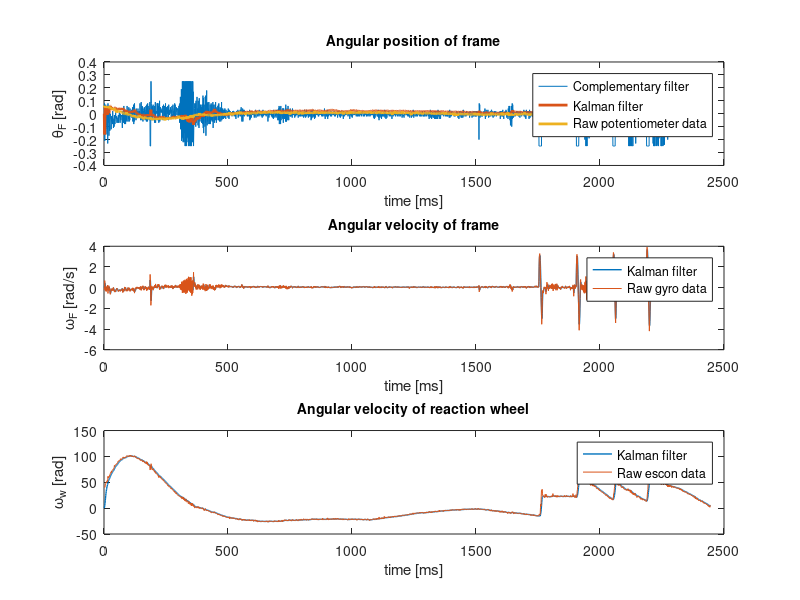
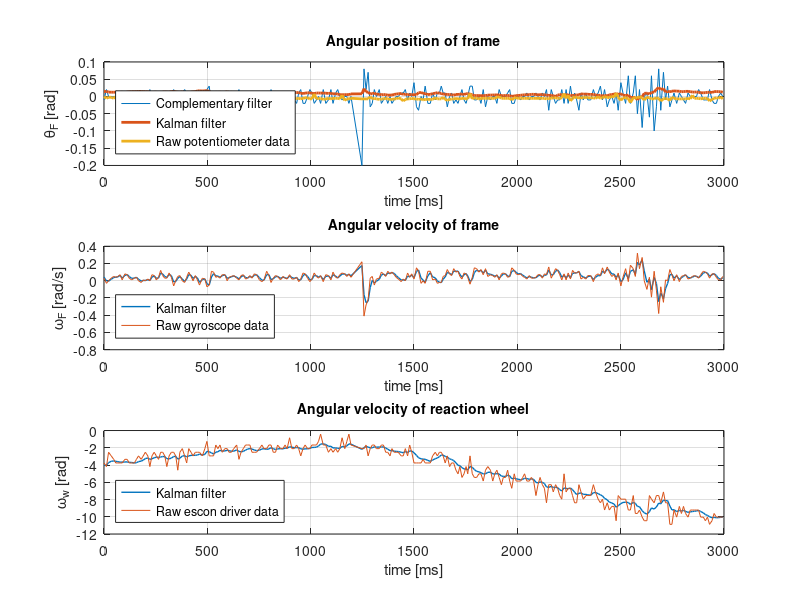

The MATLAB source for these figures, in order:
clc
close all
clear all
%% Load file
% 1. Timestamp - 2. Potentiometer angle - 3. Gyro speed of frame - 4. Acceleration in X - 5. Acceleration in Y - 6. Speed of wheel
data = dlmread('balance_data_3.csv', ';');

time = data(:,1);
time_start = time(1);
time = time-time_start;
%1 Time - 2 Potentiometer - 3 Speed frame - 4 AcX - 5 AcY 
% 6 SPW - 7 Torque - 8 Complementary angle 
% 9 KF angle - 10 KF frame speed - 11 KF wheel speed - 12 time for KF

%% measurements
% 1. Angle of frame - 2. Gyro speed of frame - 3. Speed of wheel
% z = transpose([-(atan2(data(:,4), data(:,5)) - pi/4) , data(:,3), 2*data(:,6)]);
z = transpose([-(atan2(-data(:,5), -data(:,4)) + pi - pi/4) , data(:,3), 2*data(:,6)]);
pot = data(:,2)*(pi)/180;
filtered_ang_pos = data(:,7);
% plot(z(:,1))
% hold on
% plot(data(:,2)*pi/180)
%% Model parameter definitions

g = 9.816; % Gravitational acceleration [m/s^2]
m_w = 0.220; % Mass of the wheel [kg]
l_w = 0.092; % Distance between flywheel's COM and origin [m]
J_w = 0.699*10^(-3); % Inertia of the flyweheel [kg*m^2]
b_w = 1.93*10^(-5); % Damping coefficient for the flywheel [N*m*s/rad]
m_f = 0.766-m_w; % Mass of the frame [kg]
l_f = 0.0958; % Distance between frame COM and the origin [m]
J_f = 0.0067; % Inertia of the frame [kg*m^2]
b_f = (0.0036+0.0033+0.0038)/3; % Damping coefficient for the frame [N*m*s/rad]
%% State space model (continuous)

A = zeros(3,3);
A(1,1) = 0;
A(1,2) = 1;
A(1,3) = 0;
A(2,1) = g*(m_f*l_f+m_w*l_w)/(J_f + m_w*(l_w)^2);
A(2,2) = -b_f/(J_f+m_w*(l_w)^2);
A(2,3) = b_w/(J_f+m_w*(l_w)^2);
A(3,1) = - g*(m_f*l_f+m_w*l_w)/(J_f+m_w*(l_w)^2);
A(3,2) = b_f/(J_f+m_w*(l_w)^2);
A(3,3) = -b_w*(J_w+J_f+m_w*(l_w)^2)/(J_w*(J_f+m_w*(l_w)^2));

B = zeros(3,1);
B(1) = 0;
B(2) = -1/(J_f+m_w*(l_w)^2);
B(3) = (J_w+J_f+m_w*(l_w)^2)/(J_w*(J_f+m_w*(l_w)^2));

C = eye(3);
D = zeros(3,1);
sys = ss(A,B,C,D);

u = data(:,7); %% Input vector

%% Discrete State space
dt = 0.002; %% sampling time
d_sys = c2d(sys,dt);

A_d = d_sys.A;
B_d = d_sys.B;


%% %%%%%%%%%%%%%%% KALMAN FILTER %%%%%%%%%%%%%%%%%%%%%
% initial guess of the state
x_prior(:,1) = [0 0 0];
x_post(:,1) = [0 0 0];

P_prior = eye(3);
P_post = eye(3);

% Mapping between states and measurements
H = eye(3);

%%% Covariance of the noise in the measurement
R = [0.01 0 0;
        0 1 0;
        0 0 1000];

%%% Covariance of the noise in the process
Q = [0.00001 0 0;
        0 1 0;
        0 0 50];

% Main Kalman loop
for i = 2:length(u)
    x_prior(:,i) = A_d*x_post(:,i-1) + B_d*u(i);
    P_prior = A_d*P_post*transpose(A_d) + Q;
    K = P_prior * transpose(H) * ...
           inv((H * P_prior * transpose(H) + R));    
    x_post(:,i) = x_prior(:,i) + K*(z(:,i) - H*x_prior(:,i));
    P_post = P_prior - K*H*P_prior;
end

Kalman_poles = eig(A_d - H*K);

%% %%%%%%% Plotting results %%%%%%%%%%%%%
figure(1)
subplot(3, 1, 1)
plot(filtered_ang_pos, 'Linewidth', 0.5)
hold on
plot(x_post(1,:), 'Linewidth', 2)
hold on
plot(pot, 'Linewidth', 2)
xlabel('time [ms]') 
ylabel('\theta_F [rad]') 
legend('Complementary filter', 'Kalman filter', 'Raw potentiometer data') %% Add if plot(filtered_ang_pos) is enabled
% legend('Kalman filter', 'Raw potentiometer data') %% Remove this if plot(filtered_ang_pos) is enabled
title('Angular position of frame', 'FontSize', 10);



subplot(3, 1, 2)
plot(x_post(2,:), 'Linewidth', 1)
hold on
plot (z(2,:))
xlabel('time [ms]') 
ylabel('\omega_F [rad/s]') 
legend('Kalman filter', 'Raw gyro data') %% Add if plot(filtered_ang_pos) is enabled
title('Angular velocity of frame', 'FontSize', 10);

 
subplot(3, 1, 3)
plot(x_post(3,:), 'Linewidth', 1)
hold on
plot (z(3,:))
xlabel('time [ms]') 
ylabel('\omega_w [rad]') 
legend('Kalman filter', 'Raw escon data') %% Add if plot(filtered_ang_pos) is enabled
title('Angular velocity of reaction wheel', 'FontSize', 10);
 
%% %%%%%%% Plotting partial results %%%%%%%%%%%%%
t1 = 1402;
t2 = 1675;

figure(2)
subplot(3, 1, 1)
plot(time(t1:t2)-time(t1),filtered_ang_pos(t1:t2), 'Linewidth', 0.5)
hold on
plot(time(t1:t2)-time(t1),x_post(1,(t1:t2)), 'Linewidth', 2)
hold on
plot(time(t1:t2)-time(t1),pot(t1:t2), 'Linewidth', 2)
xlabel('time [ms]') 
ylabel('\theta_F [rad]') 
legend('Complementary filter', 'Kalman filter', 'Raw potentiometer data', 'Location','southwest') %% Add if plot(filtered_ang_pos) is enabled
% legend('Kalman filter', 'Raw potentiometer data') %% Remove this if plot(filtered_ang_pos) is enabled
title('Angular position of frame', 'FontSize', 10);
grid on



subplot(3, 1, 2)
plot(time(t1:t2)-time(t1),x_post(2,(t1:t2)), 'Linewidth', 1)
hold on
plot (time(t1:t2)-time(t1),z(2,(t1:t2)))
xlabel('time [ms]') 
ylabel('\omega_F [rad/s]') 
legend('Kalman filter', 'Raw gyroscope data', 'Location','southwest') %% Add if plot(filtered_ang_pos) is enabled
title('Angular velocity of frame', 'FontSize', 10);
grid on
 
subplot(3, 1, 3)
plot(time(t1:t2)-time(t1),x_post(3,(t1:t2)), 'Linewidth', 1)
hold on
plot (time(t1:t2)-time(t1),z(3,(t1:t2)))
xlabel('time [ms]') 
ylabel('\omega_w [rad]') 
legend('Kalman filter', 'Raw escon driver data', 'Location','southwest') %% Add if plot(filtered_ang_pos) is enabled
title('Angular velocity of reaction wheel', 'FontSize', 10);
 grid on
